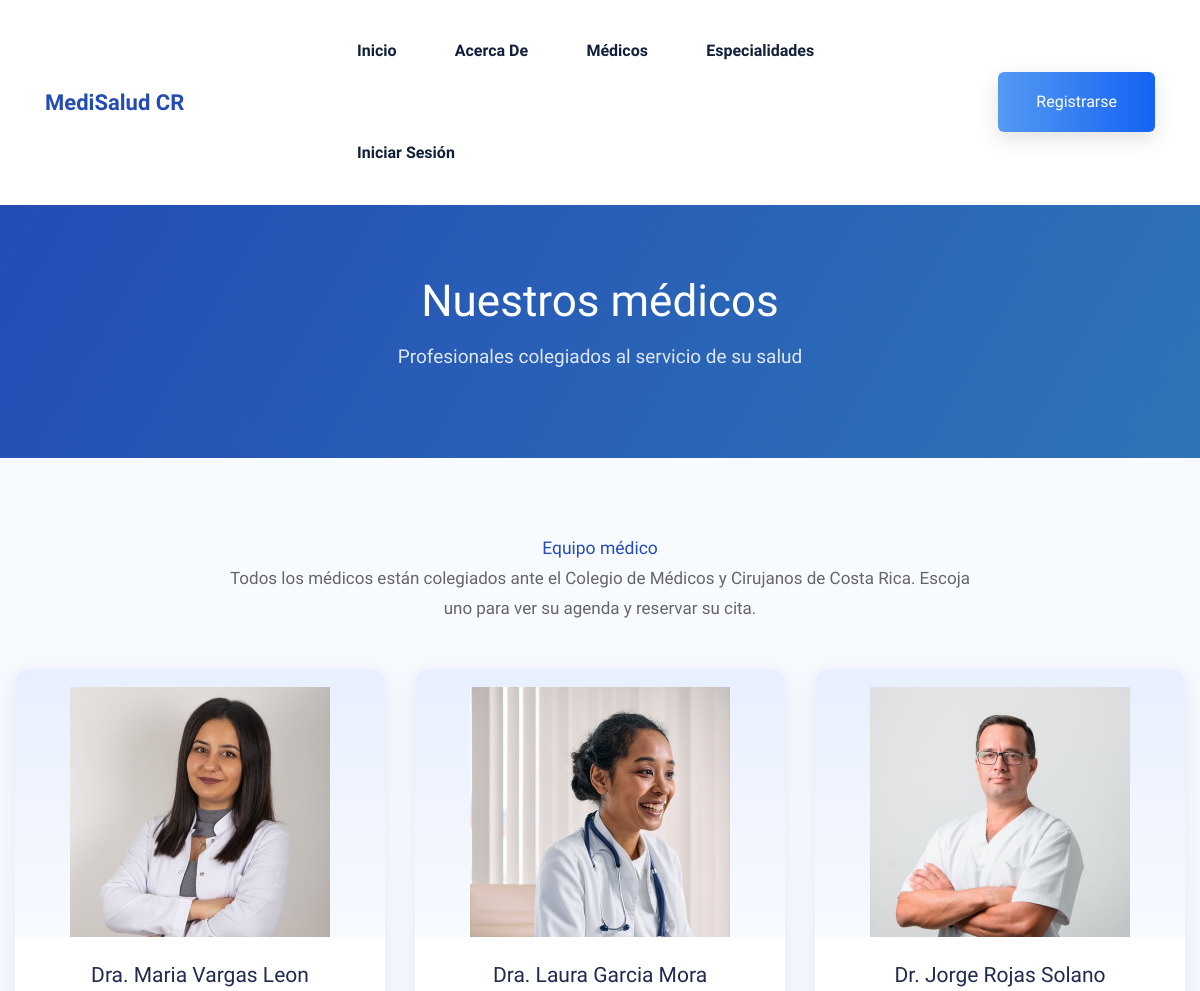
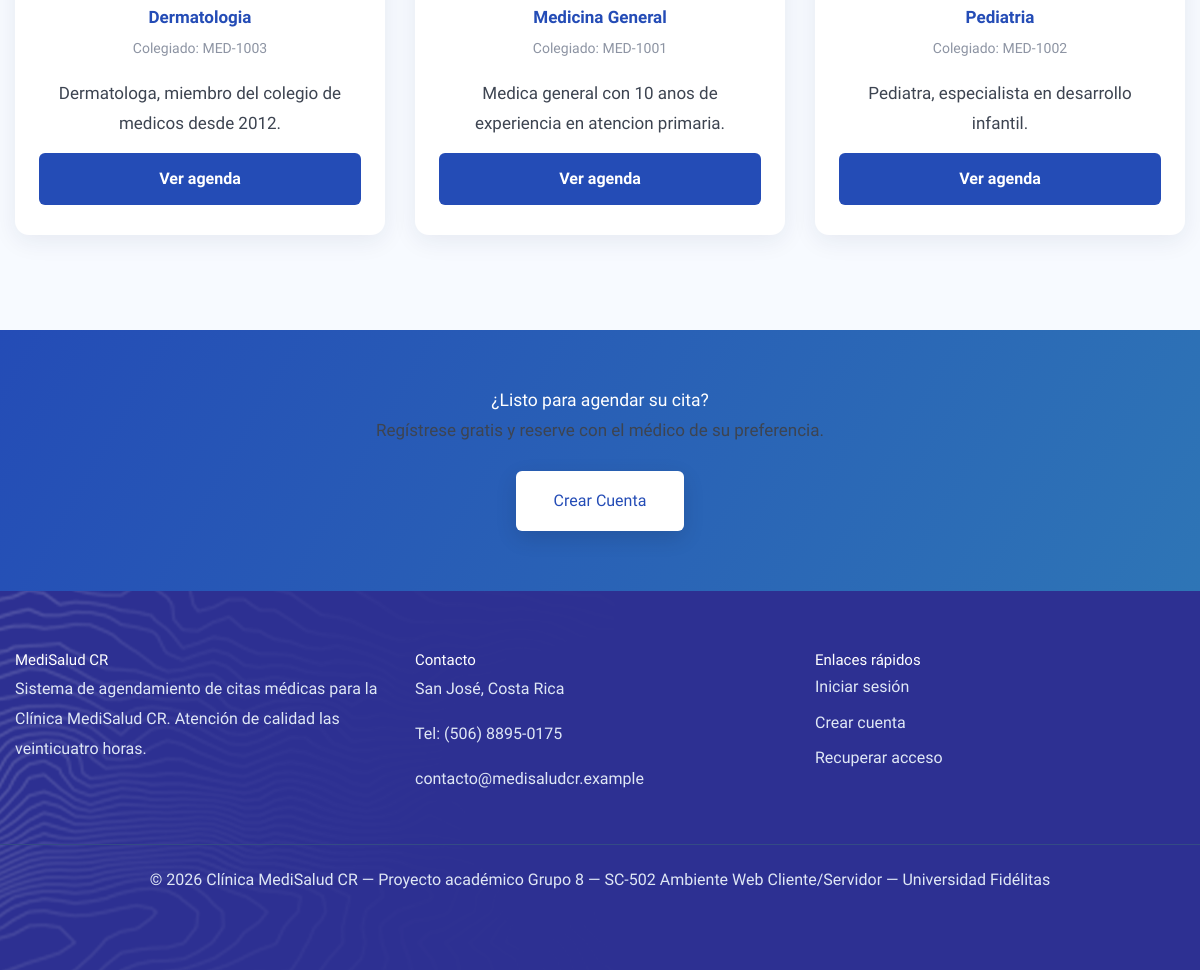
Page /View/vInicio/Medicos.php on the earlier database version (2 pictures, top to bottom).
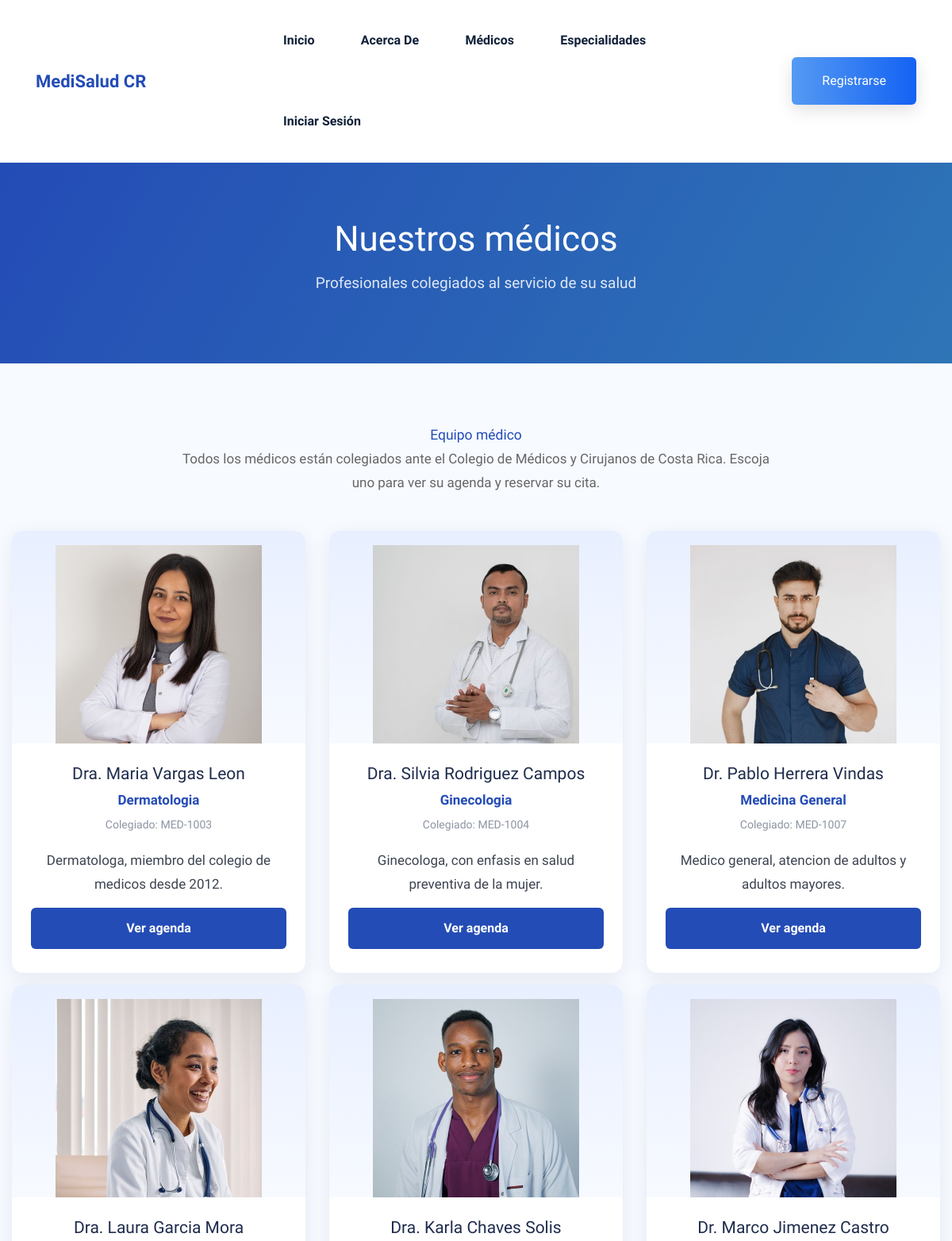
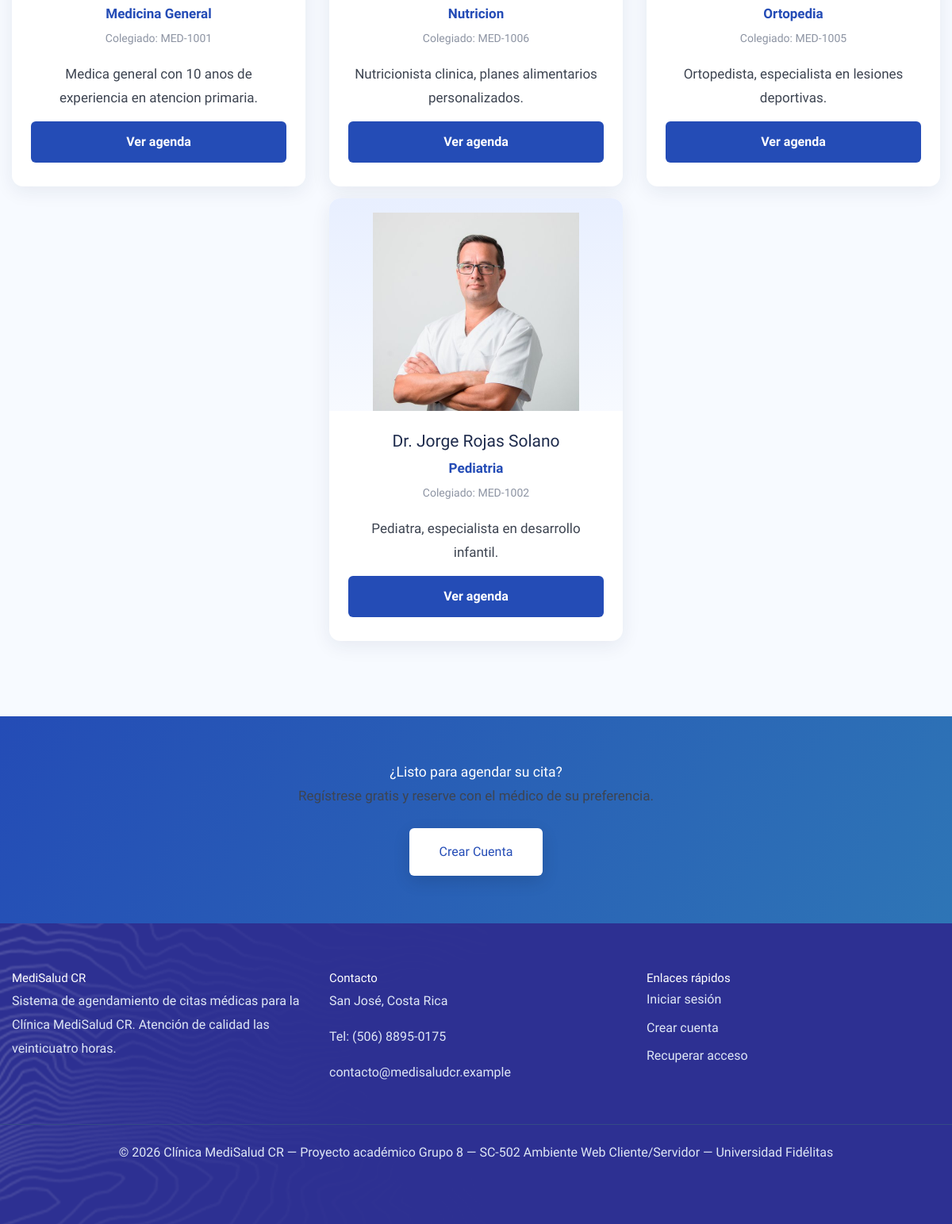
Same page on the later database version (2 pictures, top to bottom).
### tables this page shows
CREATE TABLE medicos (
  id                INT AUTO_INCREMENT PRIMARY KEY,
  usuario_id        INT NOT NULL UNIQUE,
  especialidad_id   INT NOT NULL,
  numero_colegiado  VARCHAR(50) NOT NULL UNIQUE,
  biografia         TEXT,
  FOREIGN KEY (usuario_id) REFERENCES usuarios(id)
    ON DELETE CASCADE ON UPDATE CASCADE,
  FOREIGN KEY (especialidad_id) REFERENCES especialidades(id)
    ON DELETE RESTRICT ON UPDATE CASCADE
);

CREATE TABLE usuarios (
  id              INT AUTO_INCREMENT PRIMARY KEY,
  cedula          VARCHAR(20)  NOT NULL UNIQUE,
  correo          VARCHAR(150) NOT NULL UNIQUE,
  contrasena      VARCHAR(20)  NOT NULL,
  contrasena_temporal BOOLEAN  NOT NULL DEFAULT FALSE,
  nombre          VARCHAR(150) NOT NULL,
  telefono        VARCHAR(20),
  rol             ENUM('paciente','medico','administrador') NOT NULL,
  activo          BOOLEAN      NOT NULL DEFAULT TRUE,
  fecha_registro  DATETIME     NOT NULL DEFAULT CURRENT_TIMESTAMP
);

CREATE TABLE especialidades (
  id          INT AUTO_INCREMENT PRIMARY KEY,
  nombre      VARCHAR(100) NOT NULL UNIQUE,
  descripcion TEXT
);

### Model/MedicosModel.php (called while the page is built, shortened)
<?php
    function ListarMedicosPublicoModel()
{
    try
    {
        $conn = OpenDB();
        $sql = "CALL sp_listar_medicos_publico()";
        $response = $conn -> query($sql);
        $datos = array();
        while($fila = $response -> fetch_assoc())
        {
            $datos[] = $fila;
        }
        return $datos;
    }
    catch(Exception $e)
    {
        AddError($e, 'ListarMedicosPublicoModel');
        return array();
    }
}

### Controller/CatalogosController.php (called while the page is built, shortened)
<?php
include_once $_SERVER['DOCUMENT_ROOT'] . '/MediSalud-CR/Model/MedicosModel.php';
function MedicosPublicoControl()
{
    return ListarMedicosPublicoModel();
}

### View/vInicio/Medicos.php (the view)
<?php
include_once $_SERVER['DOCUMENT_ROOT'] . '/MediSalud-CR/Controller/CatalogosController.php';
$titulo_pagina = "Médicos - MediSalud CR";
$medicos = MedicosPublicoControl();
include_once '../LayoutExterno.php';
ImportCSS($titulo_pagina);
PintarHeader();
?>
<main>
    <div class="bradcam-area" style="background:linear-gradient(120deg, #244cb6 0%, #2e75b6 100%); padding:100px 0;">
        <div class="container">
            <div class="row justify-content-center">
                <div class="col-xl-8 col-lg-8 col-md-10 text-center" style="color:white;">
                    <h2 style="color:white;">Nuestros médicos</h2>
                    <p>Profesionales colegiados al servicio de su salud</p>
                </div>
            </div>
        </div>
    </div>
    <section style="padding:80px 0; background:#f7faff;">
        <div class="container">
            <div class="row justify-content-center mb-50">
                <div class="col-lg-8 text-center">
                    <h3 style="color:#244cb6;">Equipo médico</h3>
                    <p style="color:#666;">
                        Todos los médicos están colegiados ante el Colegio de Médicos y Cirujanos
                        de Costa Rica. Escoja uno para ver su agenda y reservar su cita.
                    </p>
                </div>
            </div>
            <div class="row justify-content-center">
                <?php foreach ($medicos as $m) { ?>
                    <?php
                        $ancla = "esp-" . $m['especialidad_id'];
                        $nombreFoto = 'medico' . $m['id'] . '.jpg';
                        $tieneFoto  = file_exists($_SERVER['DOCUMENT_ROOT'] . '/MediSalud-CR/assets/img/medicos/' . $nombreFoto);
                        $bio       = $m['biografia'] ?? '';
                        $bioCorta  = (strlen($bio) > 120) ? substr($bio, 0, 120) . '...' : $bio;
                    ?>
                    <div class="col-lg-4 col-md-6 mb-4 tarjeta-medico-ancla" id="<?php echo $ancla; ?>">
                        <div class="tarjeta-medico">
                            <div class="tarjeta-medico-foto">
                                <?php if ($tieneFoto) { ?>
                                    <img src="../../assets/img/medicos/<?php echo $nombreFoto; ?>" alt="<?php echo htmlspecialchars($m['nombre']); ?>">
                                <?php } else { ?>
                                    <div class="tarjeta-medico-sinfoto" style="color:<?php echo htmlspecialchars($m['color']); ?>;">
                                        <i class="fa fa-user-md"></i>
                                    </div>
                                <?php } ?>
                            </div>
                            <div class="tarjeta-medico-info">
                                <h5><?php echo htmlspecialchars($m['nombre']); ?></h5>
                                <p class="especialidad" style="color:<?php echo htmlspecialchars($m['color']); ?>;">
                                    <?php echo htmlspecialchars($m['especialidad']); ?>
                                </p>
                                <p class="colegiado">Colegiado: <?php echo htmlspecialchars($m['numero_colegiado']); ?></p>
                                <p class="bio-corta"><?php echo htmlspecialchars($bioCorta); ?></p>
                                <a href="IniciarSesion.php" class="btn-medisalud">Ver agenda</a>
                            </div>
                        </div>
                    </div>
                <?php } ?>
            </div>
        </div>
    </section>
    <section
        style="padding:60px 0; background:linear-gradient(120deg, #244cb6 0%, #2e75b6 100%); color:white; text-align:center;">
        <div class="container">
            <h3 style="color:white;">¿Listo para agendar su cita?</h3>
            <p>Regístrese gratis y reserve con el médico de su preferencia.</p>
            <a href="RegistrarUsuarios.php" class="btn header-btn mt-3" style="background:white; color:#244cb6;">Crear
                cuenta</a>
        </div>
    </section>
</main>
<?php
PintarFooter();
ImportJS();
?>

### View/LayoutExterno.php (shortened to what this page needs)
<?php
function ImportCSS($titulo = 'MediSalud CR')
{
    echo '<!DOCTYPE html>
<html class="no-js" lang="es">
<head>
    <meta charset="UTF-8">
    <meta http-equiv="x-ua-compatible" content="ie=edge">
    <title>' . htmlspecialchars($titulo) . '</title>
    <meta name="description" content="Sistema de agendamiento de citas medicas - Clinica MediSalud CR">
    <meta name="viewport" content="width=device-width, initial-scale=1">
    <link rel="shortcut icon" type="image/x-icon" href="../../assets/img/favicon.ico">
    <link rel="stylesheet" href="../../assets/css/bootstrap.min.css">
    <link rel="stylesheet" href="../../assets/css/owl.carousel.min.css">
    <link rel="stylesheet" href="../../assets/css/slicknav.css">
    <link rel="stylesheet" href="../../assets/css/flaticon.css">
    <link rel="stylesheet" href="../../assets/css/gijgo.css">
    <link rel="stylesheet" href="../../assets/css/animate.min.css">
    <link rel="stylesheet" href="../../assets/css/animated-headline.css">
    <link rel="stylesheet" href="../../assets/css/magnific-popup.css">
    <link rel="stylesheet" href="../../assets/css/fontawesome-all.min.css">
    <link rel="stylesheet" href="../../assets/css/themify-icons.css">
    <link rel="stylesheet" href="../../assets/css/slick.css">
    <link rel="stylesheet" href="../../assets/css/nice-select.css">
    <link rel="stylesheet" href="../../assets/css/style.css">
    <link rel="stylesheet" href="../../assets/css/medisalud.css">
</head>
<body>
';
}
function PintarHeader()
{
    echo '
<header>
    <div class="header-area">
        <div class="main-header header-sticky">
            <div class="container-fluid">
                <div class="row align-items-center">
                    <div class="col-xl-3 col-lg-3 col-md-2">
                        <div class="logo">
                            <a href="Principal.php">
                                <strong style="color:#244cb6; font-size:22px;">MediSalud CR</strong>
                            </a>
                        </div>
                    </div>
                    <div class="col-xl-9 col-lg-9 col-md-10">
                        <div class="menu-main d-flex align-items-center justify-content-end">
                            <div class="main-menu f-right d-none d-lg-block">
                                <nav>
                                    <ul id="navigation">
                                        <li><a href="Principal.php">Inicio</a></li>
                                        <li><a href="AcercaDe.php">Acerca de</a></li>
                                        <li><a href="Medicos.php">Médicos</a></li>
                                        <li><a href="Especialidades.php">Especialidades</a></li>
                                        <li><a href="IniciarSesion.php">Iniciar sesión</a></li>
                                    </ul>
                                </nav>
                            </div>
                            <div class="header-right-btn f-right d-none d-lg-block ml-30">
                                <a href="RegistrarUsuarios.php" class="btn header-btn">Registrarse</a>
                            </div>
                        </div>
                    </div>
                    <div class="col-12">
                        <div class="mobile_menu d-block d-lg-none"></div>
                    </div>
                </div>
            </div>
        </div>
    </div>
</header>
';
}
function PintarFooter()
{
    echo '
<footer>
    <div class="footer-wrappper section-bg2" data-background="../../assets/img/gallery/section_bg03.png" style="padding:60px 0; background:#1f3864; color:#dfe7f5;">
        <div class="container">
            <div class="row">
                <div class="col-xl-4 col-lg-4 col-md-6">
                    <div class="footer-tittle mb-50">
                        <h4 style="color:white;">MediSalud CR</h4>
                        <p>Sistema de agendamiento de citas médicas para la Clínica MediSalud CR. Atención de calidad las veinticuatro horas.</p>
                    </div>
                </div>
                <div class="col-xl-4 col-lg-4 col-md-6">
                    <div class="footer-tittle mb-50">
                        <h4 style="color:white;">Contacto</h4>
                        <p>San José, Costa Rica</p>
                        <p>Tel: (506) 8895-0175</p>
                        <p>contacto@medisaludcr.example</p>
                    </div>
                </div>
                <div class="col-xl-4 col-lg-4 col-md-6">
                    <div class="footer-tittle mb-50">
                        <h4 style="color:white;">Enlaces rápidos</h4>
                        <ul class="enlaces-footer" style="list-style:none; padding:0;">
                            <li><a href="IniciarSesion.php">Iniciar sesión</a></li>
                            <li><a href="RegistrarUsuarios.php">Crear cuenta</a></li>
                            <li><a href="RecuperarAcceso.php">Recuperar acceso</a></li>
                        </ul>
                    </div>
                </div>
            </div>
            <div class="row" style="border-top:1px solid #344b85; padding-top:20px; margin-top:20px;">
                <div class="col-12 text-center">
                    <p>&copy; ' . date('Y') . ' Clínica MediSalud CR — Proyecto académico Grupo 8 — SC-502 Ambiente Web Cliente/Servidor — Universidad Fidélitas</p>
                </div>
            </div>
        </div>
    </div>
</footer>
';
}
function ImportJS($extras = array())
{
    echo '
</body>
</html>
';
}

### assets/css/medisalud.css (style rules this page uses)
body { font-size: 17px; }
main p, main li { font-size: 17px; line-height: 1.75; }
.mb-50 { margin-bottom: 30px !important; }
.bradcam-area { padding: 70px 0 !important; }
.bradcam-area h2 { font-size: 44px; margin-bottom: 12px; }
.bradcam-area p { font-size: 19px; }
.tarjeta-medico { background: #ffffff; border-radius: 14px; box-shadow: 0 6px 24px rgba(31, 44, 77, 0.08); overflow: hidden; height: 100%; transition: transform 0.3s ease, box-shadow 0.3s ease; }
.tarjeta-medico-foto { background: linear-gradient(180deg, #e8efff 0%, #f7faff 100%); text-align: center; padding-top: 18px; }
.tarjeta-medico-foto img { width: 100%; max-width: 260px; height: 250px; object-fit: cover; object-position: top center; }
.tarjeta-medico-info { padding: 26px 24px 30px; text-align: center; }
.tarjeta-medico-info h5 { font-size: 21px; color: #1f2c4d; margin-bottom: 6px; }
.tarjeta-medico-info .especialidad { color: #244cb6; font-size: 17px; font-weight: 600; margin-bottom: 4px; }
.tarjeta-medico-info .colegiado { color: #8d94a3; font-size: 14px; margin-bottom: 18px; }
.tarjeta-medico-ancla { scroll-margin-top: 120px; }
body, p, li, td, th, label, .form-group label { color: #3d4451; }
h1, h2, h3, h4, h5, h6 { color: #1f2c4d; }
main a { color: #244cb6; }
.bradcam-area h2 { color: #ffffff; }
.bradcam-area p { color: #dfe7f5; }
.footer-tittle ul.enlaces-footer li, .footer-tittle ul.enlaces-footer li a { color: #dfe7f5; font-size: 16px; line-height: 1.6; }
.footer-tittle ul.enlaces-footer li { margin-bottom: 10px; }
footer p, footer li, footer a { color: #dfe7f5; }
footer h4 { color: #ffffff; }
.btn-medisalud { display: inline-block; width: 100%; background: #244cb6; color: #ffffff; border: none; padding: 14px 20px; border-radius: 6px; font-size: 16px; font-weight: bold; text-align: center; cursor: pointer; transition: background 0.2s; }
body { display: flex; flex-direction: column; min-height: 100vh; }
body > header, body > footer { flex-shrink: 0; }
body > main { flex: 1 0 auto; }
body > footer { margin-top: auto; }

Differences in the rows shown:
added medicos: shows a picture, usuario.nombre "Dra. Silvia Rodriguez Campos", especialidad.nombre "Ginecologia", numero_colegiado "MED-1004", biografia "Ginecologa, con enfasis en salud preventiva de la mujer."
added medicos: shows a picture, usuario.nombre "Dr. Pablo Herrera Vindas", especialidad.nombre "Medicina General", numero_colegiado "MED-1007", biografia "Medico general, atencion de adultos y adultos mayores."
added medicos: shows a picture, usuario.nombre "Dra. Karla Chaves Solis", especialidad.nombre "Nutricion", numero_colegiado "MED-1006", biografia "Nutricionista clinica, planes alimentarios personalizados."
added medicos: shows a picture, usuario.nombre "Dr. Marco Jimenez Castro", especialidad.nombre "Ortopedia", numero_colegiado "MED-1005", biografia "Ortopedista, especialista en lesiones deportivas."
